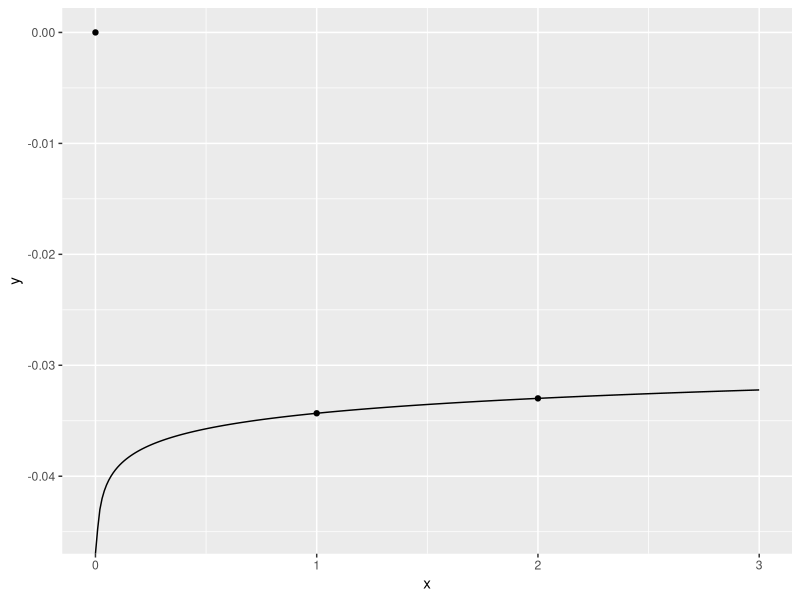

Reproduce this figure in R.
rm(list = ls())
library(ggplot2)

#w_0 = 0.524493
w_0 = 0.503661
#w_1 = 0.499336
w_1 = 0.486666
w_2 = 0.487320
#w_2 =0.503585

alpha = -1 * log(w_1/w_0)
beta = log2((-1 * log(w_2/w_0)) / alpha)

point_vec = c(w_0, w_1, w_2)
mod_point_vec = log(point_vec / w_0)
data_points = data.frame(x = 0:2, y = point_vec, y_mod = mod_point_vec)
x = seq(0, 3, by = 0.01)
y = -1 * alpha * (x^beta)
data_line = data.frame(x = x, y = y)

ggplot(data_line, aes(x, y)) + 
  geom_line() +
  geom_point(data = data_points, aes(x, y_mod))
  